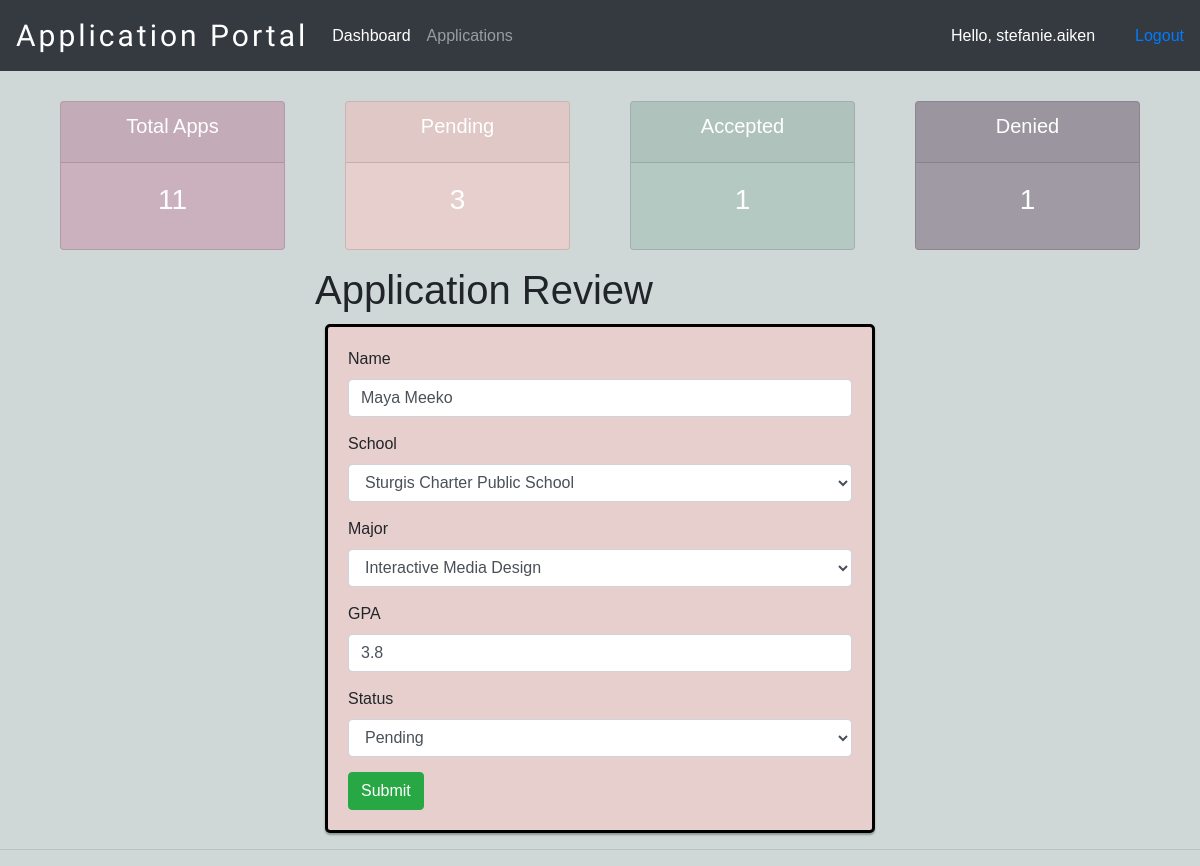
Screenshot of /application_review/2/ (signed in) with the database file from the repository.
### appStatus/models.py (models this page shows, shortened)
class Application(models.Model):
    user = models.OneToOneField(User, null=True, on_delete=models.CASCADE)
    name = models.CharField(max_length=200, blank=True, null=True)
    phone = models.CharField(max_length=200, blank=True, null=True)
    email = models.CharField(max_length=200, blank=True, null=True)
    major = models.CharField(max_length=200, blank=True,
                             null=True, choices=MAJOR)
    school = models.CharField(
        max_length=200, blank=True, null=True, choices=SCHOOL)
    GPA = models.FloatField(null=True, blank=True, validators=[
                            MinValueValidator(2), MaxValueValidator(4)])
    status = models.CharField(
        max_length=200, blank=True, null=True, choices=STATUS, default='Received')
    app_submitted = models.CharField(
        max_length=25, blank=True, null=True, choices=SUBMISSION, default='Not Submitted')
    date_created = models.DateTimeField(auto_now_add=True, null=True)

### appStatus/decorators.py (the view)
        def wrapper_func(request, *args, **kwargs):
            group = None
            if request.user.groups.exists():
                group = request.user.groups.all()[0].name
            if group in allowed_roles:
                return view_func(request, *args, **kwargs)
            else:
                return HttpResponse('You are not authorized to view this page')

### appStatus/forms.py
class DecisionForm(ModelForm):
    class Meta:
        model = Application
        fields = ['name', 'school', 'major', 'GPA', 'status']

### appStatus/templates/appStatus/applicant.html (shortened to what this page needs)
{%  extends 'appStatus/main.html' %}
{% load crispy_forms_tags %}
{% block content %}
{% include 'appStatus/status.html' %}
    <div class="container col-md-6 offset-md-3">
        <h1>Application Review</h1>
        <form id="app_review" method="POST">
            {{form|crispy}}
            <input class="btn btn-success" type="submit" name="Submit">
        </form>
    </div>
{% endblock %}

### appStatus/templates/appStatus/Navbar.html (shortened to what this page needs)
{% load static %}
<nav class="navbar navbar-expand-lg navbar-dark bg-dark">
    <span class="navbar-brand mb-0 h1 app-nav-brand">Application Portal</span>
    <div class="collapse navbar-collapse" id="navbarNavAltMarkup">
        <div class="navbar-nav">
            {% if request.user.is_staff %}
            <a class="nav-item nav-link active" href="{% url 'home' %}">Dashboard </a>
            <a class="nav-item nav-link" href="{% url 'applications' %}">Applications</a>
            {% endif %}
        </div>
    </div>
    <div>
        <span class="hello-user">Hello, {{request.user}}</span>
    </div>
    <span><a class="hello-msg" href="{% url 'logout' %}">Logout</a></span>
</nav>

### static/css/main.css (style rules this page uses)
* { box-sizing: border-box; }
body { background-color: #cfd8d7; font-family: 'Trebuchet MS', 'Lucida Sans Unicode', 'Lucida Grande', 'Lucida Sans', Arial, sans-serif; }
.app-nav-brand { font-family: 'Bilbo Swash Caps', cursive; font-size: 30px; letter-spacing: .1em; }
.hello-user { color: white; }
.form-group { margin-bottom: 15px; }
#searchform, #app_review, #apply-form { margin: 10px; padding: 20px; border-radius: 5px; border: 3px solid black; box-shadow: 0px 2px 2px rgba(0, 0, 0, 0.3); background-color: #e7cfcd; }
@media only screen and (min-width: 992px) { .hello-user { margin-right: 20px; padding-right: 20px; } }

### rows the page displays
Application: name "Maya Meeko", school "Sturgis Charter Public School", major "Interactive Media Design", GPA "3.8", status "Pending"

### other values shown
{{ request.user }} "stefanie.aiken"
{{ total_applicants }} "11"
{{ decision_pending }} "3"
{{ decision_accepted }} "1"
{{ decision_deny }} "1"
